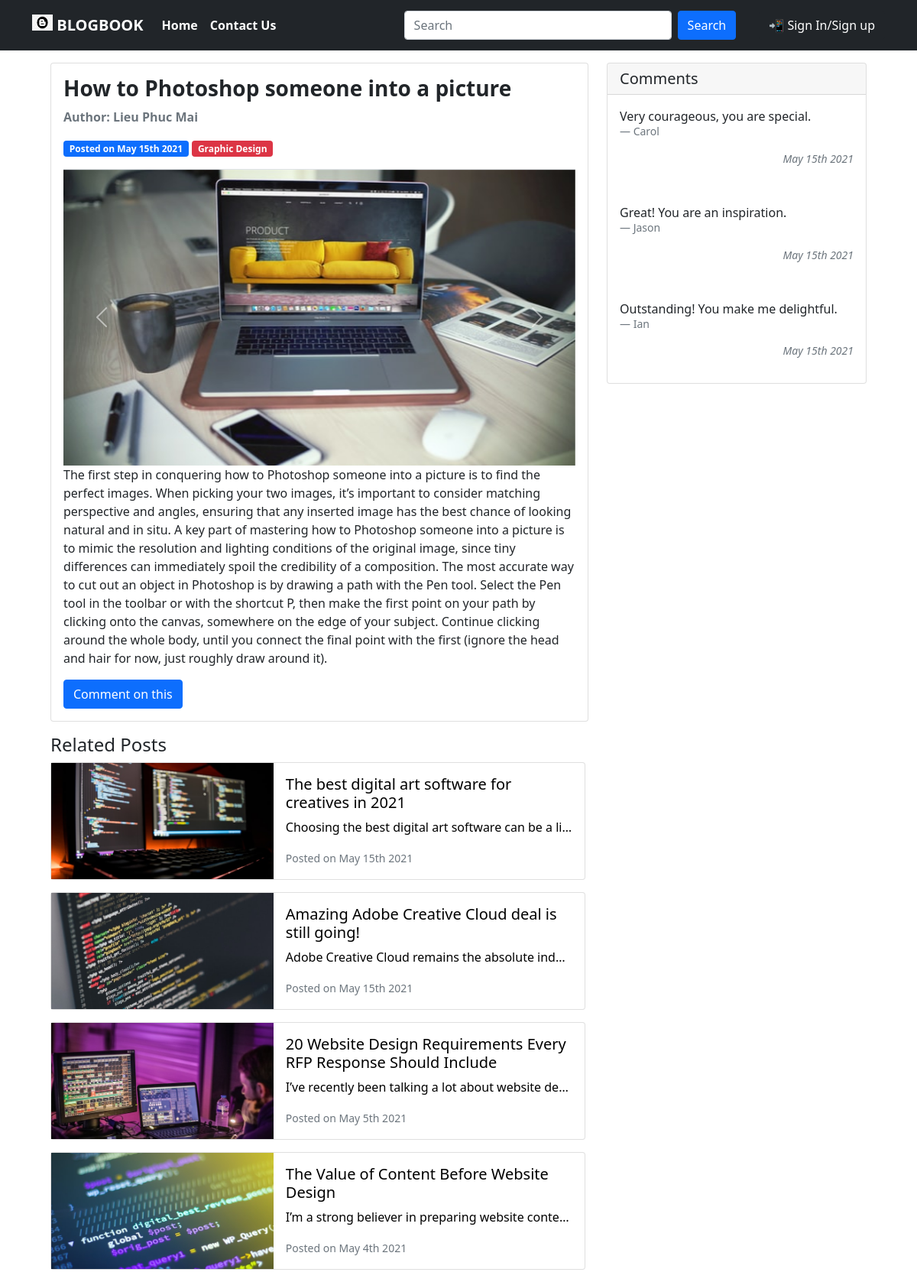
The page /post.php?id=30 on the database its author committed.
### tables this page shows
CREATE TABLE `menu` (
  `id` int(11) NOT NULL,
  `name` varchar(200) NOT NULL,
  `action` text NOT NULL
);

CREATE TABLE `posts` (
  `id` int(11) NOT NULL,
  `title` text DEFAULT NULL,
  `content` text DEFAULT NULL,
  `create_at` timestamp NOT NULL DEFAULT current_timestamp(),
  `category_id` int(11) NOT NULL,
  `admin_id` int(11) NOT NULL
);

CREATE TABLE `category` (
  `id` int(11) NOT NULL,
  `name` varchar(200) NOT NULL
);

CREATE TABLE `images` (
  `id` int(11) NOT NULL,
  `post_id` int(11) NOT NULL,
  `image` text NOT NULL
);

CREATE TABLE `comments` (
  `id` int(11) NOT NULL,
  `comment` text NOT NULL,
  `name` varchar(200) NOT NULL,
  `post_id` int(11) NOT NULL,
  `created_at` datetime NOT NULL DEFAULT current_timestamp()
);

### includes/function.php (called while the page is built, shortened)
<?php
	function getCategory($conn, $id){
		$query="SELECT * FROM category WHERE id=$id";
		$run = $conn->query($query);
		$data = $run->fetch_assoc();
		return $data['name'];
	}
	function getImagesByPost($conn, $post_id){
		$query="SELECT * FROM images WHERE post_id=$post_id";
		$run = $conn->query($query);
		$data = array();
		while($d = $run->fetch_assoc()){
			$data[]=$d;
		}
		return $data;
	}
	function getAdminByPost($conn,$post_id){
		$query="SELECT * FROM posts p join admin a on p.admin_id = a.id WHERE p.id=$post_id";
		$run = $conn->query($query);
		$data = array();
		while($d = $run->fetch_assoc()){
			$data[]=$d;
		}
		return $data;
	}
	function getPostThumb($conn, $post_id){
		$query="SELECT * FROM images WHERE post_id=$post_id";
		$run=$conn->query($query);
		$data = $run->fetch_assoc();
		return $data['image'];
	}
	function getComments($conn, $post_id){
		$query="SELECT * FROM comments WHERE post_id=$post_id";
		$run = $conn->query($query);
		$data = array();
		while($d = $run->fetch_assoc()){
			$data[]=$d;
		}
		return $data;
	}
	function getSubMenuNo($conn, $menu_id){
		$query="SELECT * FROM submenu WHERE parent_menu_id=$menu_id";
		$run=$conn->query($query);
		return $run->num_rows;
	}
?>

### post.php (the view, shortened to what this page needs)
<?php
  require('includes/db.inc.php');
  require('includes/function.php');
?>
<!DOCTYPE html>
<html lang="en">
  <head>
      <link href="https://cdn.jsdelivr.net/npm/bootstrap@5.0.0/dist/css/bootstrap.min.css" rel="stylesheet">
  </head>
  <body>
  <?php include_once('includes/navbar.php'); ?>
  <div>
    <div class="container m-auto mt-3 row">
      <div class="col-8">
        <?php
          $post_id = $_GET['id'];
          $post_admin = getAdminByPost($conn, $post_id);
          $postQuery="SELECT * FROM posts WHERE id=$post_id";
          $runPQ = $conn->query($postQuery);
          while ($post = $runPQ->fetch_assoc()) {
        ?>
          <div class="card mb-3">
            <div class="card-body">
              <h3 class="card-title" style="font-weight: bold;"><?=$post['title']?></h3>
              <p class="card-text text-secondary" style="font-weight: bold;">Author: <?= $post_admin[0]['full_name'] ?></p>
              <span class="badge bg-primary ">Posted on <?=date('F jS Y',strtotime($post['create_at']))?></span>
              <span class="badge bg-danger"><?=getCategory($conn, $post['category_id'])?></span>
                <?php
                    $post_images = getImagesByPost($conn, $post['id']);
                ?>
                <div id="carouselExampleControls" class="carousel slide" data-ride="carousel">
                  <div class="carousel-inner">
                    <?php
                        $c = 1;
                        foreach ($post_images as $image) {
                          if ($c > 1){
                            $sw = "";
                          } else {
                            $sw = "active";
                          }
                    ?>
                          <div class="carousel-item <?=$sw?>">
                            <img class="d-block w-100" src="images/<?=$image['image']?>" alt="">
                          </div>
                    <?php
                          $c++;
                        }
                    ?>
                  </div>
                  <a class="carousel-control-prev" href="#carouselExampleControls" type="button" data-bs-slide="prev">
                    <span class="carousel-control-prev-icon" aria-hidden="true"></span>
                  </a>
                  <a class="carousel-control-next" href="#carouselExampleControls" type="button" data-bs-slide="next">
                    <span class="carousel-control-next-icon" aria-hidden="true"></span>
                  </a>
                </div>
                <p class="card-text"><?=$post['content']?></p>
                <button type="button" class="btn btn-primary" data-bs-toggle="modal" data-bs-target="#exampleModal">
                  Comment on this
                </button>
            </div>
          </div>
          <div>
              <h4>Related Posts</h4>
              <?php
                $pquery="SELECT * FROM posts WHERE category_id={$post['category_id']} ORDER BY id DESC;";
                $prun=$conn->query($pquery) or die($conn->error);
                while ($rpost=$prun->fetch_assoc()) {
                  if($rpost['id']==$post_id){
                    continue;
                  }
              ?>
              <a href="post.php?id=<?=$rpost['id']?>" style="text-decoration: none; color: black;">
              <div class="card mb-3" style="max-width: 700px;">
                <div class="row g-0">
                  <div class="col-md-5" style="background-image: url('images/<?=getPostThumb($conn,$rpost['id'])?>');background-size: cover"></div>
                  <div class="col-md-7">
                    <div class="card-body">
                      <h5 class="card-title"><?=$rpost['title']?></h5>
                      <p class="card-text text-truncate"><?=$rpost['content']?></p>
                      <p class="card-text"><small class="text-muted">Posted on <?=date('F jS Y',strtotime($rpost['create_at']))?></small></p>
                    </div>
                  </div>
                </div>
              </div>
              </a>
              <?php
                }
              }
              ?>
          </div>
        </div>
        <?php
          include_once('includes/sidebar.php');
        ?>
      </div>
    </div>
  </body>
</html>

### includes/navbar.php (shortened to what this page needs)
<nav class="navbar sticky-top navbar-expand-lg navbar-dark bg-dark">
  <div class="container" style="height: 50px; font-weight: bold">
    <a class="navbar-brand" href="index.php?page=1">
      <img src="images/icon.jpg" alt="" width="27" height="21" class="d-inline-block align-text-top"/>
      BLOGBOOK
    </a>
    <div class="collapse navbar-collapse" id="navbarScroll">
      <ul class="navbar-nav me-auto my-2 my-lg-0 navbar-nav-scroll" style="--bs-scroll-height: 100px;">
        <?php
          $navQuery = "SELECT * FROM menu";
          $runNav = $conn->query($navQuery);
          while($menu = $runNav->fetch_assoc()){
            $no = getSubMenuNo($conn, $menu['id']);
            if ($no == 0){
        ?>
          <li class="nav-item">
            <a class="nav-link active" aria-current="page" href="<?=$menu['action']?>"><?=$menu['name']?></a>
          </li>
          <?php
            } else {
          ?>
        <?php
            }
          }
        ?>
      </ul>
      <form class="d-flex" action="index.php?'<?php echo $_GET['search']; ?>">
        <input class="form-control me-2" name="search" type="search" placeholder="Search" aria-label="Search" style="width: 350px; ">
        <button class="btn btn-primary" type="submit" style="margin-right: 30px">Search</button>
        <?php
          if(isset($_SESSION['isUserLoggedIn']) && $_SESSION['isUserLoggedIn']) {
            $admin = getAdminInfo($conn, $_SESSION['email']);
        ?>
            <div class="btn-group">
              <button type="button" class="btn btn-primary dropdown-toggle" data-bs-toggle="dropdown" aria-expanded="false">
                <?=$admin['full_name']?>
              </button>
              <ul class="dropdown-menu">
                <li><a class="dropdown-item" href="admin.php?addpost">Write Post</a></li>
                <li><a class="dropdown-item" href="admin.php?managepost">Manage Post</a></li>
                <li><a class="dropdown-item" href="admin.php?managecomment">Manage Comment</a></li>
                <?php
                  if ($_SESSION['email'] == 'maiphuocvinh@gmail.com') {
                    echo "<li><a class='dropdown-item' href='admin.php?managecategory'>Manage Category</a></li>";
                  }
                ?>
                <li><hr class="dropdown-divider"></li>
                <li><a class="dropdown-item" href="./includes/logout.php">Log out</a></li>
              </ul>
            </div>
        <?php
          }
          else {
        ?>
          <a href="login.php" class="btn btn-dark">&#128242 Sign In/Sign up</a>
        <?php
          }
        ?>
      </form>
    </div>
  </div>
</nav>

### includes/sidebar.php (shortened to what this page needs)
<div class="col-4">
    <?php
      if(isset($_GET['id'])){
    ?>
      <div class="card mb-3">
        <h5 class="card-header">Comments</h5>
        <?php
          $comments = getComments($conn,$post_id);
          foreach ($comments as $comment) {
        ?>
          <div class="card-body">
            <p class="card-text"><?=$comment['comment']?></p>
            <h2 class="blockquote-footer"><?=$comment['name']?></h2>
            <small> <p class="text-end text-secondary fst-italic"><?=date('F jS Y',strtotime($comment['created_at']))?></p></small>
          </div>
        <?php
          }
        ?>
      </div>
    <?php
      }
    ?>
</div>

### rows shown on the page
menu: name "Home"
menu: name "Contact Us"
posts: title "How to Photoshop someone into a picture", admin.full_name "Lieu Phuc Mai", create_at "May 15th 2021", category.name "Graphic Design", content "The first step in conquering how to Photoshop someone into a picture is to find the perfect images. When picking your two images, it’s important to consider matching perspective and angles, ensuring that any inserted image has the best chance of looking natural and in situ. A key part of mastering how to Photoshop someone into a picture is to mimic the resolution and lighting conditions of the original image, since tiny differences can immediately spoil the credibility of a composition. The most accurate way to cut out an object in Photoshop is by drawing a path with the Pen tool. Select the Pen tool in the toolbar or with the shortcut P, then make the first point on your path by clicking…"
images: image (picture)
posts: id.image (picture), title "The best digital art software for creatives in 2021", content "Choosing the best digital art software can be a li…", create_at "May 15th 2021"
posts: id.image (picture), title "Amazing Adobe Creative Cloud deal is still going!", content "Adobe Creative Cloud remains the absolute ind…", create_at "May 15th 2021"
posts: id.image (picture), title "20 Website Design Requirements Every RFP Response Should Include", content "I’ve recently been talking a lot about website de…", create_at "May 5th 2021"
posts: id.image (picture), title "The Value of Content Before Website Design", content "I’m a strong believer in preparing website conte…", create_at "May 4th 2021"
comments: comment "Very courageous, you are special.", name "Carol", created_at "May 15th 2021"
comments: comment "Great! You are an inspiration.", name "Jason", created_at "May 15th 2021"
comments: comment "Outstanding! You make me delightful.", name "Ian", created_at "May 15th 2021"
